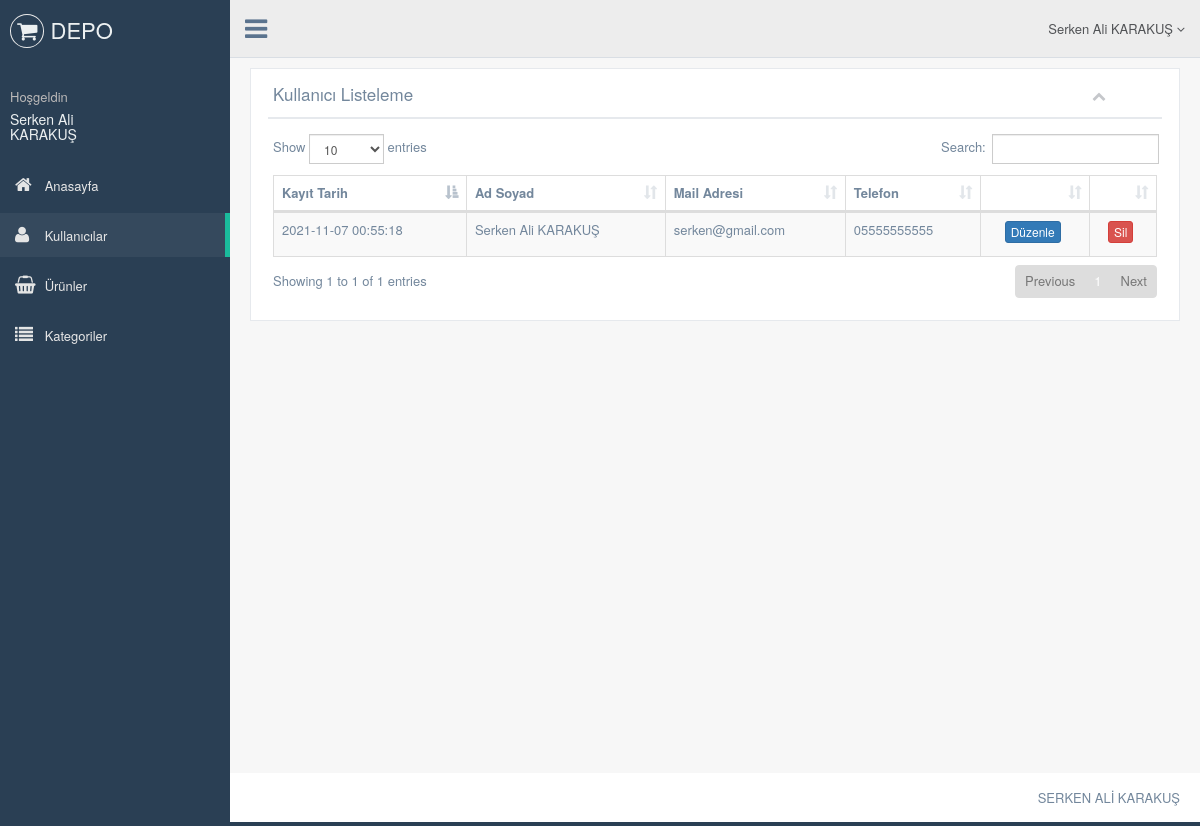
/kullanici.php (signed in), run on an earlier commit of the app's database.
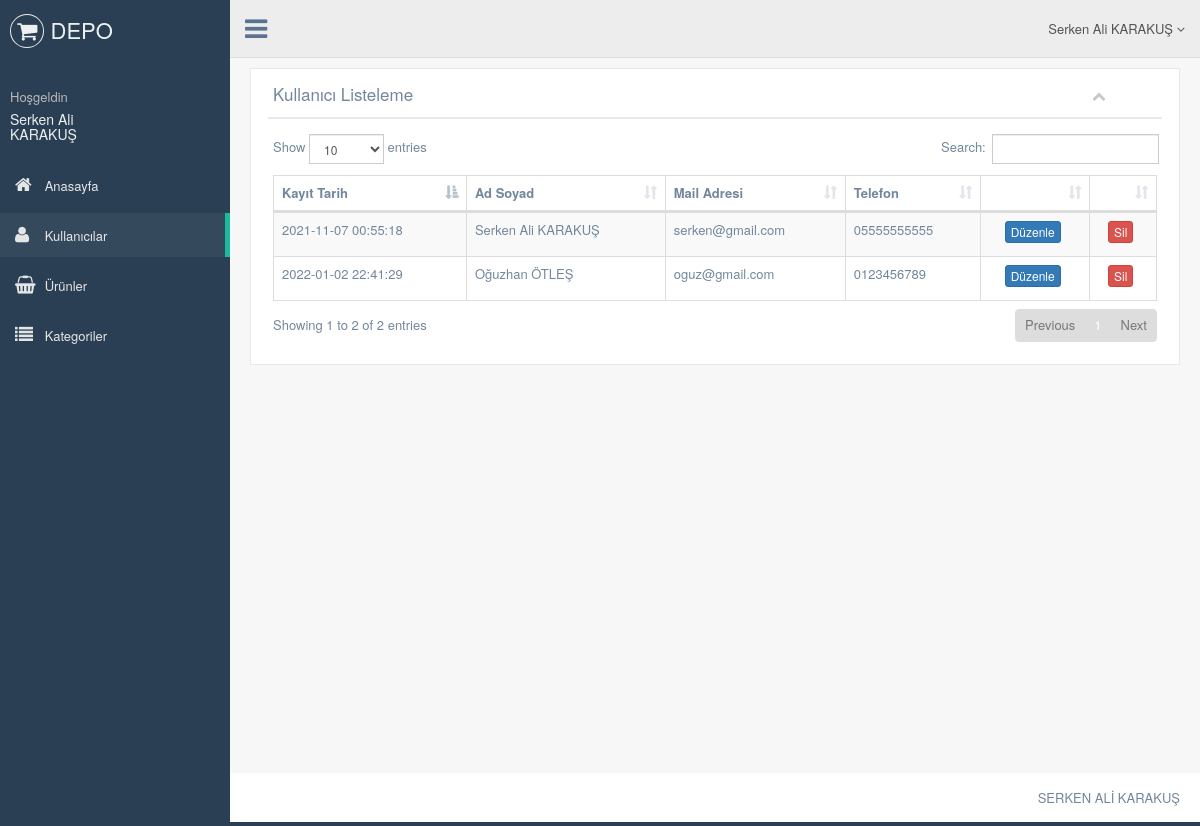
And on a later commit of the database.
### tables this page shows
CREATE TABLE `kullanici` (
  `kullanici_id` int(11) NOT NULL,
  `kullanici_zaman` datetime NOT NULL DEFAULT current_timestamp(),
  `kullanici_tc` varchar(50) NOT NULL,
  `kullanici_ad` varchar(50) NOT NULL,
  `kullanici_mail` varchar(100) NOT NULL,
  `kullanici_gsm` varchar(50) NOT NULL,
  `kullanici_password` varchar(50) NOT NULL,
  `kullanici_adsoyad` varchar(50) NOT NULL,
  `kullanici_yetki` varchar(50) NOT NULL,
  `kullanici_durum` int(1) NOT NULL DEFAULT 1
);

### kullanici.php (the view, shortened to what the changed rows need)
<?php
include 'header.php';
$kullanicisor = $db->prepare("SELECT * FROM kullanici");
$kullanicisor->execute();
?>
<div class="right_col" role="main">
  <div class="">
    <div class="row">
      <div class="col-md-12 col-sm-12 col-xs-12">
        <div class="x_panel">
          <div class="x_title">
            <h2>Kullanıcı Listeleme</h2>
            <ul class="nav navbar-right panel_toolbox">
            </ul>
            <div class="clearfix"></div>
          </div>
          <div class="x_content">
            <table id="datatable-responsive" class="table table-striped table-bordered dt-responsive nowrap" cellspacing="0" width="100%">
              <thead>
                <tr>
                  <th>Kayıt Tarih</th>
                  <th>Ad Soyad</th>
                  <th>Mail Adresi</th>
                  <th>Telefon</th>
                  <th></th>
                  <th></th>
                </tr>
              </thead>
              <tbody>
                <?php
                while ($kullanicicek = $kullanicisor->fetch(PDO::FETCH_ASSOC)) { ?>
                  <tr>
                    <td><?php echo $kullanicicek['kullanici_zaman'] ?></td>
                    <td><?php echo $kullanicicek['kullanici_adsoyad'] ?></td>
                    <td><?php echo $kullanicicek['kullanici_mail'] ?></td>
                    <td><?php echo $kullanicicek['kullanici_gsm'] ?></td>
                    <td>
                      <center><a href="kullanici-duzenle.php?kullanici_id=<?php echo $kullanicicek['kullanici_id']; ?>"><button class="btn btn-primary btn-xs">Düzenle</button></a></center>
                    </td>
                    <td>
                      <center><a href="admin/connect/islem.php?kullanici_id=<?php echo $kullanicicek['kullanici_id']; ?>&kullanicisil=ok"><button class="btn btn-danger btn-xs">Sil</button></a></center>
                    </td>
                  </tr>
                <?php  }
                ?>
              </tbody>
            </table>
          </div>
        </div>
      </div>
    </div>
  </div>
</div>
<?php include 'footer.php'; ?>

### header.php (shortened to what the changed rows need)
<?php
include 'admin/connect/baglan.php';
$kullanicisor = $db->prepare("SELECT * FROM kullanici where kullanici_mail=:mail");
$kullanicisor->execute(array(
  'mail' => $_SESSION['kullanici_mail']
));
$kullanicicek = $kullanicisor->fetch(PDO::FETCH_ASSOC);
?>
<!DOCTYPE html>
<html lang="en">
<head>
  <link href="admin/vendors/bootstrap/dist/css/bootstrap.min.css" rel="stylesheet">
  <link href="admin/vendors/font-awesome/css/font-awesome.min.css" rel="stylesheet">
  <link href="admin/vendors/nprogress/nprogress.css" rel="stylesheet">
  <link href="admin/vendors/iCheck/skins/flat/green.css" rel="stylesheet">
  <link href="admin/vendors/datatables.net-bs/css/dataTables.bootstrap.min.css" rel="stylesheet">
  <link href="admin/vendors/datatables.net-buttons-bs/css/buttons.bootstrap.min.css" rel="stylesheet">
  <link href="admin/vendors/datatables.net-fixedheader-bs/css/fixedHeader.bootstrap.min.css" rel="stylesheet">
  <link href="admin/vendors/datatables.net-responsive-bs/css/responsive.bootstrap.min.css" rel="stylesheet">
  <link href="admin/vendors/datatables.net-scroller-bs/css/scroller.bootstrap.min.css" rel="stylesheet">
  <link href="admin/build/css/custom.min.css" rel="stylesheet">
</head>
<body class="nav-md">
  <div class="container body">
    <div class="main_container">
      <div class="col-md-3 left_col">
        <div class="left_col scroll-view">
          <div class="profile clearfix">
            <div class="profile_info">
              <span>Hoşgeldin</span>
              <h2><?php echo $kullanicicek['kullanici_adsoyad'] ?></h2>
            </div>
          </div>
        </div>
      </div>
      <div class="top_nav">
        <div class="nav_menu">
          <nav>
            <ul class="nav navbar-nav navbar-right">
              <li class="">
                <a href="javascript:;" class="user-profile dropdown-toggle" data-toggle="dropdown" aria-expanded="false">
                  <?php echo $kullanicicek['kullanici_adsoyad'] ?>
                  <span class=" fa fa-angle-down"></span>
                </a>
              </li>
            </ul>
          </nav>
        </div>
      </div>

What changed in the data, as far as the page shows it:
added kullanici: kullanici_zaman "2022-01-02 22:41:29", kullanici_adsoyad "Oğuzhan ÖTLEŞ", kullanici_mail "oguz@gmail.com", kullanici_gsm "0123456789"
Also different on the page:
text written by a page script: "Show entries Search: Showing 1 to 1 of 1 entries Previous 1 Next" → "Show entries Search: Showing 1 to 2 of 2 entries Previous 1 Next"
